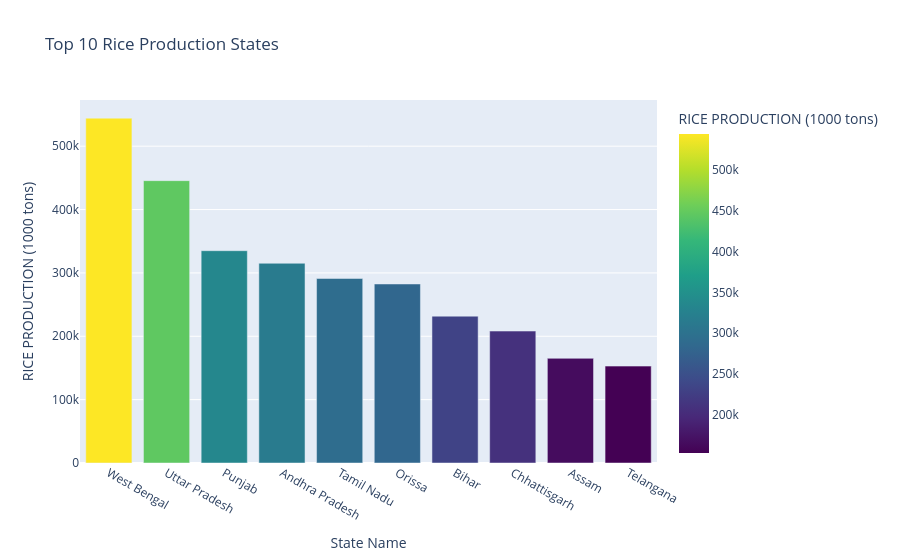

Notebook code cell kept with this figure:
### Markdown cell above
### Using Plotly for Interactive data

### Code cell
px.bar(rice_state, x='State Name', y ='RICE PRODUCTION (1000 tons)', hover_data='RICE PRODUCTION (1000 tons)',color ='RICE PRODUCTION (1000 tons)',color_continuous_scale='viridis',title='Top 10 Rice Production States')

### Figure 1 — Plotly figure (JSON) as saved in the notebook; plotly's stock layout.template omitted (floating-point values rounded to 4 significant figures)
{"data": [{"alignmentgroup": "True", "hovertemplate": "State Name=%{x}<br>RICE PRODUCTION (1000 tons)=%{marker.color}<extra></extra>", "legendgroup": "", "marker": {"color": [544200.0, 445600.0, 335000.0, 315200.0, 291200.0, 282500.0, 231759, 208200.0, 165200.0, 152900.0], "coloraxis": "coloraxis", "pattern": {"shape": ""}}, "name": "", "offsetgroup": "", "orientation": "v", "showlegend": false, "textposition": "auto", "type": "bar", "x": ["West Bengal", "Uttar Pradesh", "Punjab", "Andhra Pradesh", "Tamil Nadu", "Orissa", "Bihar", "Chhattisgarh", "Assam", "Telangana"], "xaxis": "x", "y": [544200.0, 445600.0, 335000.0, 315200.0, 291200.0, 282500.0, 231759, 208200.0, 165200.0, 152900.0], "yaxis": "y"}], "layout": {"autosize": true, "barmode": "relative", "coloraxis": {"colorbar": {"title": {"text": "RICE PRODUCTION (1000 tons)"}}, "colorscale": [[0, "#440154"], [0.1111, "#482878"], [0.2222, "#3e4989"], [0.3333, "#31688e"], [0.4444, "#26828e"], [0.5556, "#1f9e89"], [0.6667, "#35b779"], [0.7778, "#6ece58"], [0.8889, "#b5de2b"], [1, "#fde725"]]}, "legend": {"tracegroupgap": 0}, "title": {"text": "Top 10 Rice Production States"}, "xaxis": {"anchor": "y", "autorange": true, "domain": [0, 1], "range": [-0.5, 9.5], "title": {"text": "State Name"}, "type": "category"}, "yaxis": {"anchor": "x", "autorange": true, "domain": [0, 1], "range": [0, 572900.0], "title": {"text": "RICE PRODUCTION (1000 tons)"}, "type": "linear"}}}
